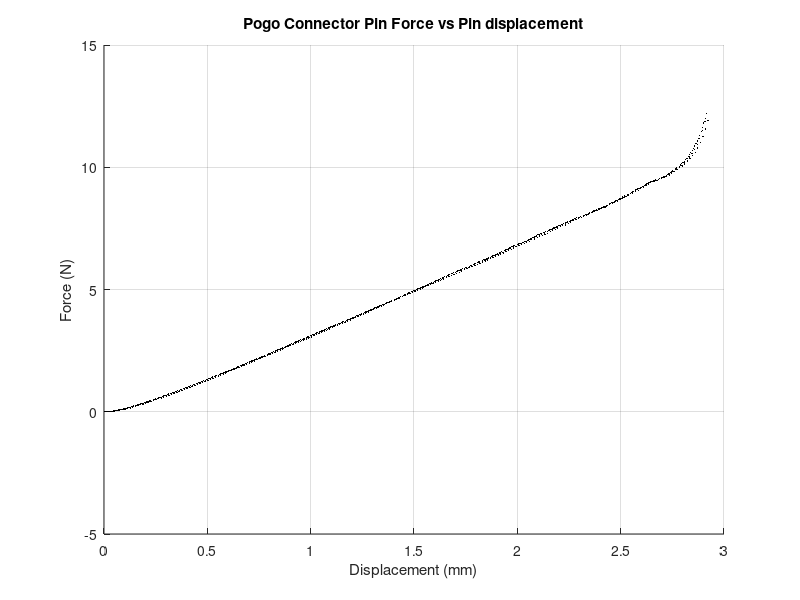

The MATLAB source for this figure:
clear
close all
clc

load pogoData.mat

for ind1 = 1:3
    line(dataOut{ind1}(:,1),dataOut{ind1}(:,2),'linestyle','none','color',[ 0 0 0],'marker','.','markersize',1)
end

xlabel('Displacement (mm)')
ylabel('Force (N)')
title('Pogo Connector Pin Force vs Pin displacement')
grid on